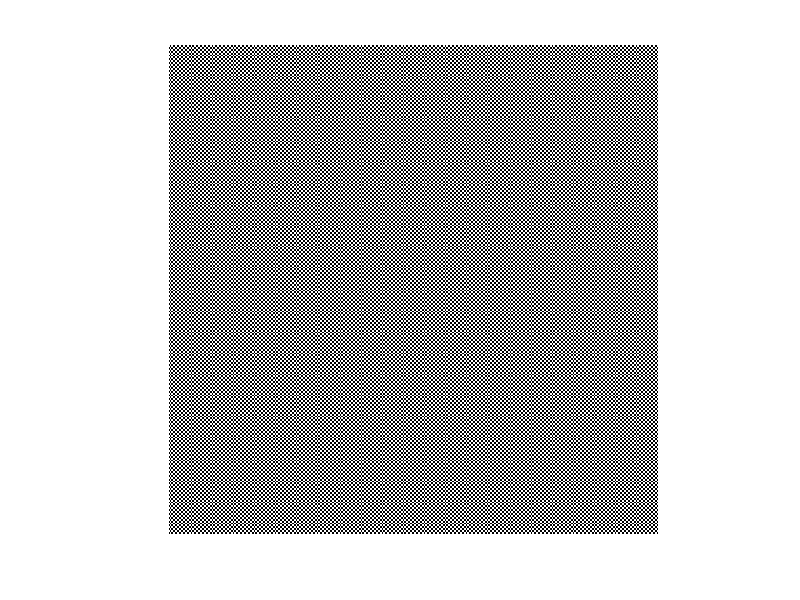

Reproduce this figure in MATLAB.
%i1 = imread("cameraman.tif");
i1 = zeros(256,256);
for i=1:256
    for j=1:256
        if(i==j)
            i1(i,j) = 0;
        elseif(mod(j,2) == 0 && mod(i,2) == 0)
            i1(i,j) = 0;
        elseif(mod(j,2)==0 || mod(i,2)==0)
            i1(i,j) = 1;
        end
    end
end
%i1 = cast(i1,"uint8");
imshow(i1);
